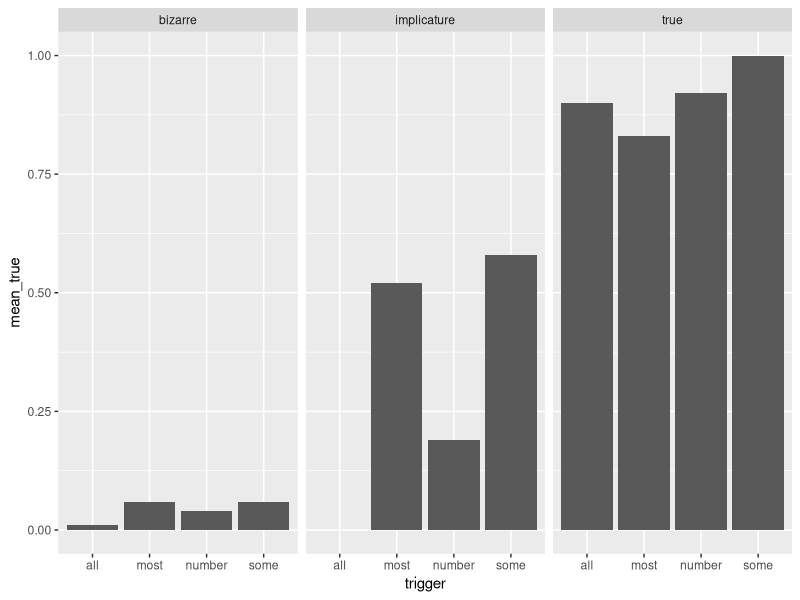
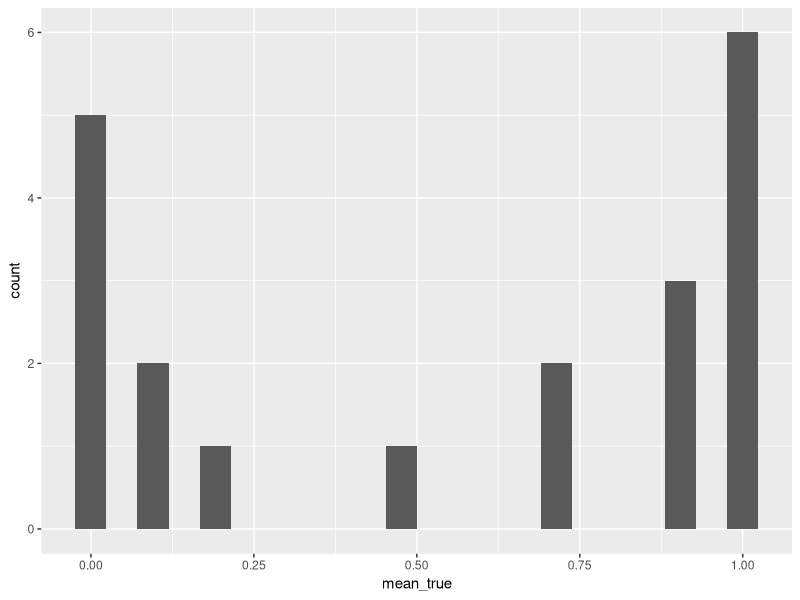
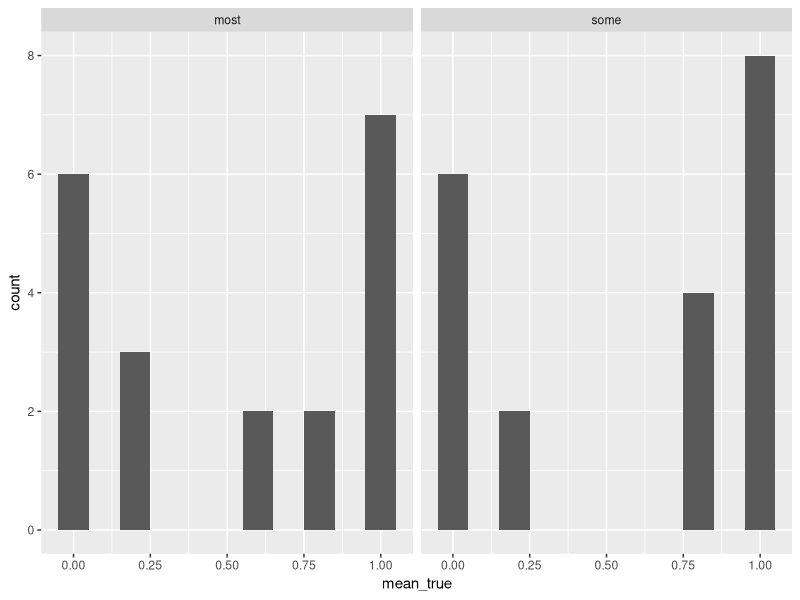
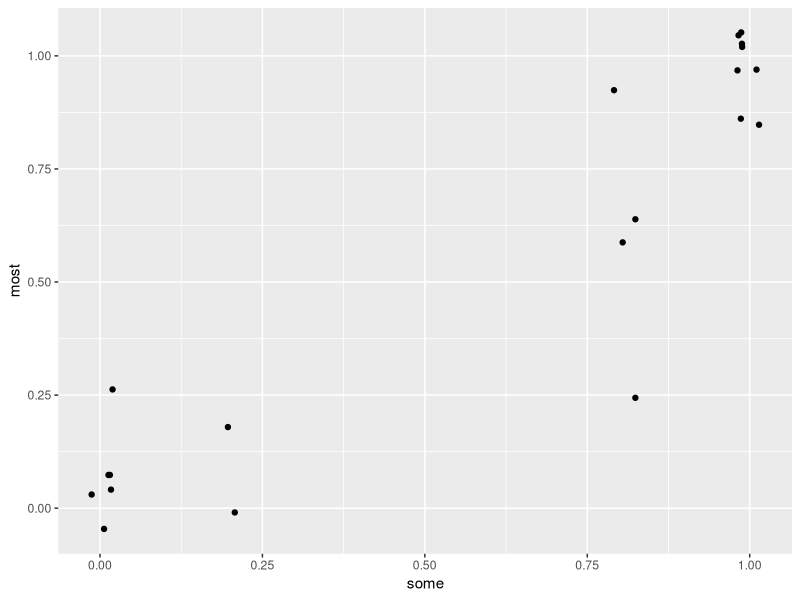

R code for these plots, in order:
## ---- chunk 1
knitr::opts_chunk$set(echo = TRUE)
library(tidyverse)
d = read_csv('../../data/03_TVJ_pretest/data_raw.csv') %>% 
  mutate(response = ifelse(response == "TRUE", 1, 0))
## ---- chunk 2
d %>% pull(comments) %>% unique()
## ---- chunk 3
d %>% group_by(condition, trigger) %>% 
  summarize(mean_true = mean(response)) %>% 
  ggplot(aes(x = trigger, y = mean_true)) + 
  geom_bar(stat = "identity", position = "dodge") +
  facet_grid(~condition)
## ---- chunk 4
d %>% group_by(submission_id, trigger, condition) %>% 
  summarize(mean_true = mean(response)) %>% arrange(submission_id) %>% 
  filter(condition == "implicature", trigger != "number") %>% 
  group_by(submission_id) %>% 
  summarize(mean_true = mean(mean_true)) %>% 
  ggplot(aes(x = mean_true)) + geom_histogram(bins = 22)
## ---- chunk 5
d %>% group_by(submission_id, trigger, condition) %>% 
  summarize(mean_true = mean(response)) %>% arrange(submission_id) %>% 
  filter(condition == "implicature", trigger != "number") %>% 
  group_by(submission_id, trigger) %>% 
  summarize(mean_true = mean(mean_true)) %>% 
  ggplot(aes(x = mean_true)) + geom_histogram(bins = 11) +
  facet_grid(.~trigger)
## ---- chunk 6
d %>% group_by(submission_id, trigger, condition) %>% 
  summarize(mean_true = mean(response)) %>% arrange(submission_id) %>% 
  filter(condition == "implicature", trigger != "number") %>% 
  group_by(submission_id, trigger) %>% 
  summarize(mean_true = mean(mean_true)) %>% 
  spread(key = trigger, value = mean_true)  %>% 
  ggplot(aes(x = some, y = most)) + 
  geom_jitter(width = 0.025)
